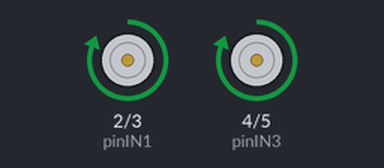
Simulated run of this sketch. Board: Arduino Uno, built with avr-gcc and run on an emulated ATmega328P. Parts: motor-driver pin pairs drawn as motors (green arrow = first pin HIGH = forward, orange = second pin HIGH = backward, longer = more drive).

Above: at 1.0 s.
At 3.0 s:
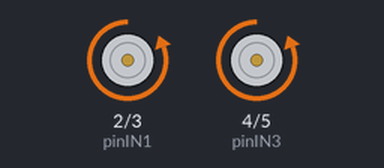
Timing chart, 0 to 5.2 s (numbered marks = the images above):
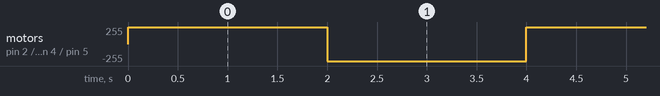

Measured:
- by itself, motor on pin 2 (pinIN1) / pin 3 (pinIN2), motor on pin 4 (pinIN3) / pin 5 (pinIN4): alternates forward 255/255 for 2.0 s and backward 255/255 for 2.0 s

The sketch:

Test_engines.ino
```cpp
const int pinIN1 = 2;
const int pinIN2 = 3;
const int pinIN3 = 4;
const int pinIN4 = 5;

void setup(){
  pinMode(pinIN1, OUTPUT);
  pinMode(pinIN2, OUTPUT);
  pinMode(pinIN3, OUTPUT);
  pinMode(pinIN4, OUTPUT);

}

void loop(){
  digitalWrite(pinIN1, HIGH);
  digitalWrite(pinIN2, LOW);
  digitalWrite(pinIN3, HIGH);
  digitalWrite(pinIN4, LOW);
  delay(2000);
  digitalWrite(pinIN1, LOW);
  digitalWrite(pinIN2, HIGH);
  digitalWrite(pinIN3, LOW);
  digitalWrite(pinIN4, HIGH);
  delay(2000);

}
```
